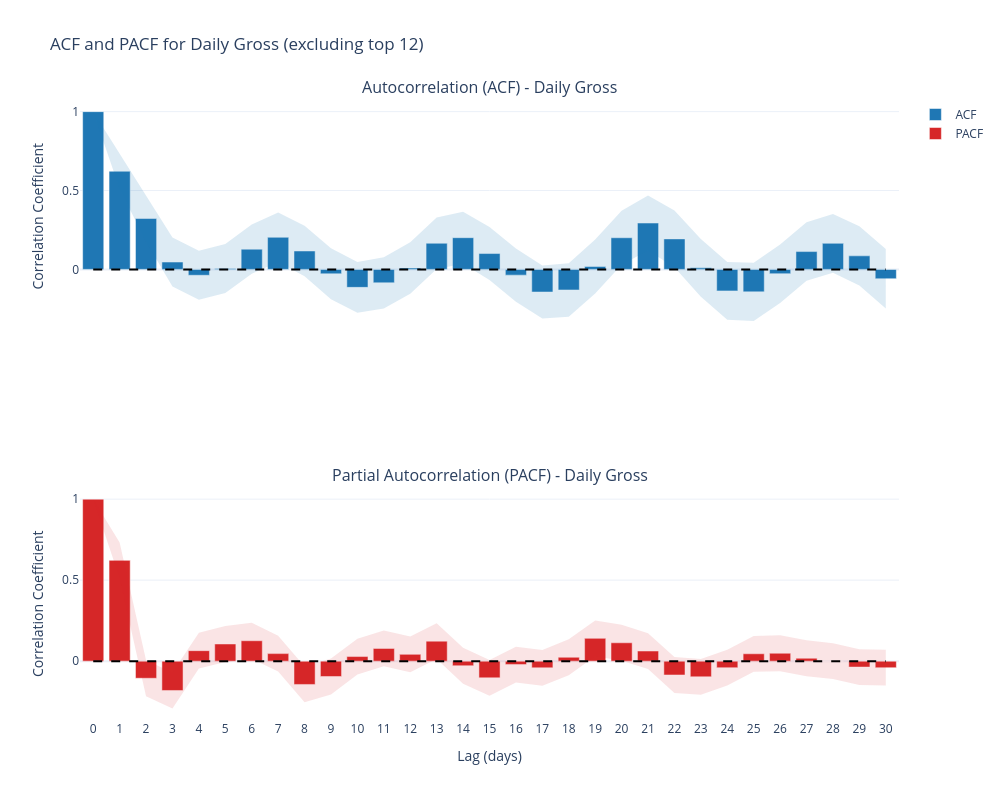

Notebook cell for this chart:
### Markdown cell above
Even though hits dominate the peaks, I suspected there might still be underlying seasonality.

-> ACF and PACF tests confirm repeated patterns, showing that while blockbusters drive the peaks, the baseline market still follows a seasonal rhythm worth exploring further.

### Code cell
import statsmodels.api as sm

daily_excl_outliers["actual_sales_date"] = pd.to_datetime(daily_excl_outliers["actual_sales_date"])
ts = daily_excl_outliers.set_index("actual_sales_date")["gross_today"].sort_index()

# Compute ACF and PACF with 95% CI
nlags = 30
acf_vals, acf_confint = sm.tsa.stattools.acf(ts, nlags=nlags, alpha=0.05)
pacf_vals, pacf_confint = sm.tsa.stattools.pacf(ts, nlags=nlags, alpha=0.05, method="ywm")

lags = np.arange(len(acf_vals))

# Convert confint arrays to lower/upper
acf_lower = acf_confint[:, 0] - acf_vals
acf_upper = acf_confint[:, 1] - acf_vals
pacf_lower = pacf_confint[:, 0] - pacf_vals
pacf_upper = pacf_confint[:, 1] - pacf_vals

# Figure with 2 rows
fig = make_subplots(rows=2, cols=1, shared_xaxes=True,
                    subplot_titles=("Autocorrelation (ACF) - Daily Gross", "Partial Autocorrelation (PACF) - Daily Gross"))

# ACF
fig.add_trace(go.Bar(x=lags, y=acf_vals, marker_color="#1f77b4", name="ACF", hovertemplate="Lag %{x}<br>ACF: %{y:.3f}<extra></extra>"), row=1, col=1)
# CI band
fig.add_trace(go.Scatter(
    x=np.concatenate([lags, lags[::-1]]),
    y=np.concatenate([acf_confint[:,1], acf_confint[::-1,0]]),
    fill="toself",
    fillcolor="rgba(31,119,180,0.15)",
    line=dict(color="rgba(255,255,255,0)"),
    hoverinfo="skip",
    showlegend=False
), row=1, col=1)
# zero line
fig.add_shape(type="line", x0=0, x1=nlags, y0=0, y1=0, line=dict(color="black", dash="dash"), row=1, col=1)

# PACF
fig.add_trace(go.Bar(x=lags, y=pacf_vals, marker_color="#d62728", name="PACF", hovertemplate="Lag %{x}<br>PACF: %{y:.3f}<extra></extra>"), row=2, col=1)
fig.add_trace(go.Scatter(
    x=np.concatenate([lags, lags[::-1]]),
    y=np.concatenate([pacf_confint[:,1], pacf_confint[::-1,0]]),
    fill="toself",
    fillcolor="rgba(214,39,40,0.12)",
    line=dict(color="rgba(255,255,255,0)"),
    hoverinfo="skip",
    showlegend=False
), row=2, col=1)
fig.add_shape(type="line", x0=0, x1=nlags, y0=0, y1=0, line=dict(color="black", dash="dash"), row=2, col=1)

fig.update_xaxes(title_text="Lag (days)", row=2, col=1, dtick=1)
fig.update_yaxes(title_text="Correlation Coefficient", row=1, col=1)
fig.update_yaxes(title_text="Correlation Coefficient", row=2, col=1)

fig.update_layout(
    height=800,
    width=1000,
    template="plotly_white",
    title_text="ACF and PACF for Daily Gross (excluding top 12)",
    hovermode="x"
)

fig.show()

### Figure 1 — Plotly figure (JSON) as saved in the notebook; plotly's stock layout.template omitted (floating-point values rounded to 4 significant figures)
{"data": [{"hovertemplate": "Lag %{x}<br>ACF: %{y:.3f}<extra></extra>", "marker": {"color": "#1f77b4"}, "name": "ACF", "type": "bar", "x": [0, 1, 2, 3, 4, 5, 6, 7, 8, 9, 10, 11, 12, 13, 14, 15, 16, 17, 18, 19, 20, 21, 22, 23, 24, 25, 26, 27, 28, 29, 30], "xaxis": "x", "y": [1.0, 0.6221, 0.3224, 0.04646, -0.03734, 0.005412, 0.128, 0.2033, 0.1166, -0.02806, -0.114, -0.08508, 0.0088, 0.1655, 0.2009, 0.1004, -0.03655, -0.1435, -0.1306, 0.0185, 0.2006, 0.2937, 0.1933, 0.009614, -0.1363, -0.1426, -0.02733, 0.1129, 0.165, 0.08588, -0.05939], "yaxis": "y"}, {"fill": "toself", "fillcolor": "rgba(31,119,180,0.15)", "hoverinfo": "skip", "line": {"color": "rgba(255,255,255,0)"}, "showlegend": false, "type": "scatter", "x": [0, 1, 2, 3, 4, 5, 6, 7, 8, 9, 10, 11, 12, 13, 14, 15, 16, 17, 18, 19, 20, 21, 22, 23, 24, 25, 26, 27, 28, 29, 30, 30, 29, 28, 27, 26, 25, 24, 23, 22, 21, 20, 19, 18, 17, 16, 15, 14, 13, 12, 11, 10, 9, 8, 7, 6, 5, 4, 3, 2, 1, 0], "xaxis": "x", "y": [1.0, 0.7325, 0.4695, 0.2019, 0.1183, 0.1612, 0.2838, 0.3603, 0.2768, 0.1332, 0.0473, 0.07719, 0.1716, 0.3283, 0.3658, 0.2682, 0.132, 0.02514, 0.03952, 0.1898, 0.3719, 0.4679, 0.3734, 0.1923, 0.04637, 0.04135, 0.1579, 0.2982, 0.3512, 0.2738, 0.129, -0.2478, -0.102, -0.02109, -0.07243, -0.2126, -0.3265, -0.319, -0.173, 0.01315, 0.1195, 0.02919, -0.1529, -0.3007, -0.3122, -0.2051, -0.06745, 0.03608, 0.0027, -0.154, -0.2474, -0.2753, -0.1893, -0.0436, 0.0463, -0.02771, -0.1503, -0.193, -0.109, 0.1753, 0.5117, 1.0], "yaxis": "y"}, {"hovertemplate": "Lag %{x}<br>PACF: %{y:.3f}<extra></extra>", "marker": {"color": "#d62728"}, "name": "PACF", "type": "bar", "x": [0, 1, 2, 3, 4, 5, 6, 7, 8, 9, 10, 11, 12, 13, 14, 15, 16, 17, 18, 19, 20, 21, 22, 23, 24, 25, 26, 27, 28, 29, 30], "xaxis": "x2", "y": [1.0, 0.6221, -0.1055, -0.1808, 0.0648, 0.1061, 0.1261, 0.04665, -0.1436, -0.0945, 0.02848, 0.0789, 0.04206, 0.1236, -0.02815, -0.1029, -0.02122, -0.04101, 0.0241, 0.1407, 0.1136, 0.06265, -0.08521, -0.09662, -0.04036, 0.04568, 0.04897, 0.018, -9.281e-05, -0.03635, -0.04044], "yaxis": "y2"}, {"fill": "toself", "fillcolor": "rgba(214,39,40,0.12)", "hoverinfo": "skip", "line": {"color": "rgba(255,255,255,0)"}, "showlegend": false, "type": "scatter", "x": [0, 1, 2, 3, 4, 5, 6, 7, 8, 9, 10, 11, 12, 13, 14, 15, 16, 17, 18, 19, 20, 21, 22, 23, 24, 25, 26, 27, 28, 29, 30, 30, 29, 28, 27, 26, 25, 24, 23, 22, 21, 20, 19, 18, 17, 16, 15, 14, 13, 12, 11, 10, 9, 8, 7, 6, 5, 4, 3, 2, 1, 0], "xaxis": "x2", "y": [1.0, 0.7325, 0.004976, -0.07042, 0.1752, 0.2165, 0.2366, 0.1571, -0.0332, 0.01593, 0.1389, 0.1893, 0.1525, 0.2341, 0.08228, 0.007549, 0.08921, 0.06943, 0.1345, 0.2512, 0.224, 0.1731, 0.02522, 0.01381, 0.07007, 0.1561, 0.1594, 0.1284, 0.1103, 0.07408, 0.06999, -0.1509, -0.1468, -0.1105, -0.09243, -0.06146, -0.06475, -0.1508, -0.2071, -0.1956, -0.04778, 0.003146, 0.0303, -0.08633, -0.1514, -0.1317, -0.2133, -0.1386, 0.01321, -0.06837, -0.03153, -0.08195, -0.2049, -0.2541, -0.06378, 0.01569, -0.004332, -0.04563, -0.2913, -0.2159, 0.5117, 1.0], "yaxis": "y2"}], "layout": {"annotations": [{"font": {"size": 16}, "showarrow": false, "text": "Autocorrelation (ACF) - Daily Gross", "x": 0.5, "xanchor": "center", "xref": "paper", "y": 1, "yanchor": "bottom", "yref": "paper"}, {"font": {"size": 16}, "showarrow": false, "text": "Partial Autocorrelation (PACF) - Daily Gross", "x": 0.5, "xanchor": "center", "xref": "paper", "y": 0.375, "yanchor": "bottom", "yref": "paper"}], "height": 800, "hovermode": "x", "shapes": [{"line": {"color": "black", "dash": "dash"}, "type": "line", "x0": 0, "x1": 30, "xref": "x", "y0": 0, "y1": 0, "yref": "y"}, {"line": {"color": "black", "dash": "dash"}, "type": "line", "x0": 0, "x1": 30, "xref": "x2", "y0": 0, "y1": 0, "yref": "y2"}], "title": {"text": "ACF and PACF for Daily Gross (excluding top 12)"}, "width": 1000, "xaxis": {"anchor": "y", "domain": [0, 1], "matches": "x2", "showticklabels": false}, "xaxis2": {"anchor": "y2", "domain": [0, 1], "dtick": 1, "title": {"text": "Lag (days)"}}, "yaxis": {"anchor": "x", "domain": [0.625, 1], "title": {"text": "Correlation Coefficient"}}, "yaxis2": {"anchor": "x2", "domain": [0, 0.375], "title": {"text": "Correlation Coefficient"}}}}
